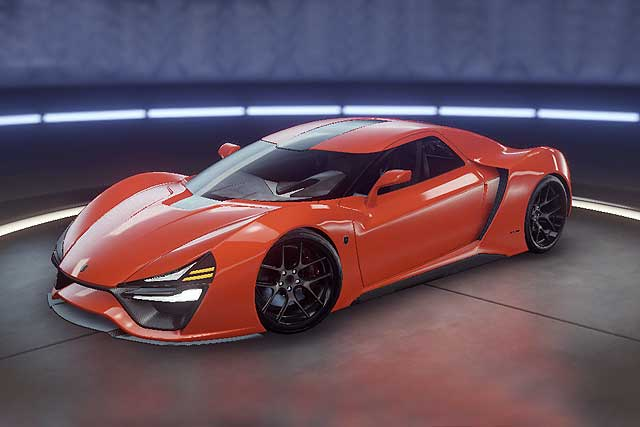
%> input picture Practical 8/Car.jpg, 640 x 427 px
$ octave LineDetection.m   (GNU Octave 9; MATLAB toolbox functions it lacks are replaced by stand-ins)
%> lines starting %> are read from the running program, lines starting %| are printed output that depends on the picture
ip = imread('Car.jpg');
%> ip is the input picture: size 427x640x3 uint8; mean R, G, B 102.7, 80.1, 93.1
mh = [-1, -1, -1, 2, 2, 2, -1, -1, -1]; %horizontal line
hl = abs(imfilter(double(ip),mh));
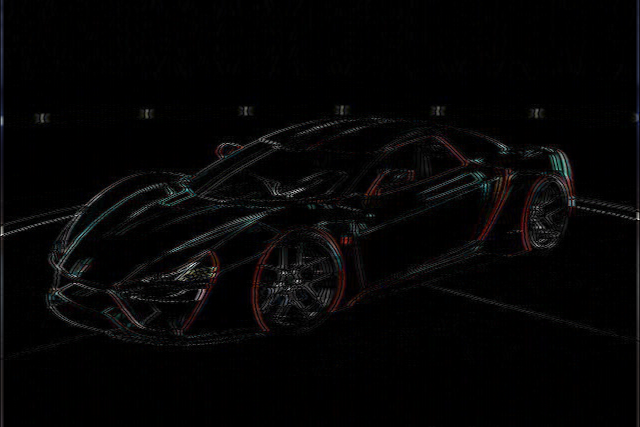
%> hl: size 427x640x3 double; mean R, G, B 25.1, 23.4, 24.2; drawn with min black and max white
mv = [-1, 2, -1, -1, 2, -1, -1, 2, -1]; %vertical line
vl = abs(imfilter(double(ip),mv));
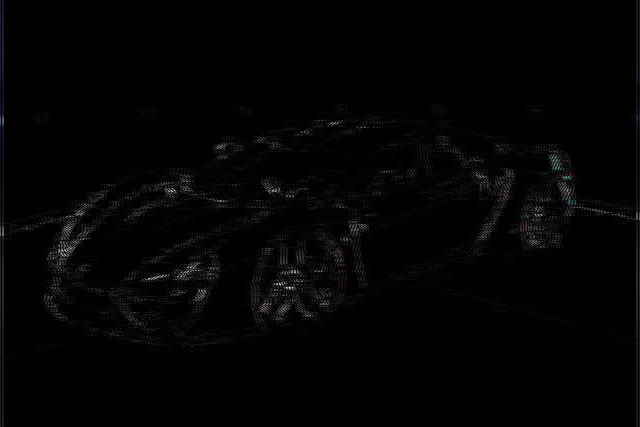
%> vl: size 427x640x3 double; mean R, G, B 9.4, 9.2, 9.5; drawn with min black and max white
m45 = [2, -1, -1, -1, 2, -1, -1, -1, 2]; %+45
l45 = abs(imfilter(double(ip),m45));
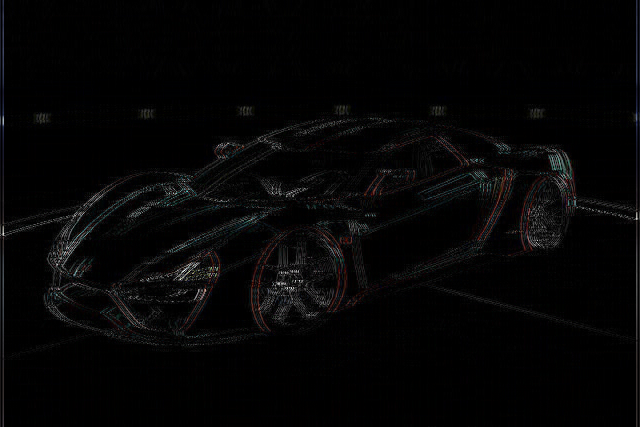
%> l45: size 427x640x3 double; mean R, G, B 15.4, 14.8, 15.3; drawn with min black and max white
m_45 = [-1, -1, 2, -1, 2, -1, 2, -1, -1];   %-45
lm45 = abs(imfilter(double(ip), m_45));
imshow(ip), title('Input Image');

subplot(2,3,1), imshow(ip), title("original image");
subplot(2,3,2), imshow(hl), title("Horizontal Line Detection");
%> after `imshow(hl)`:
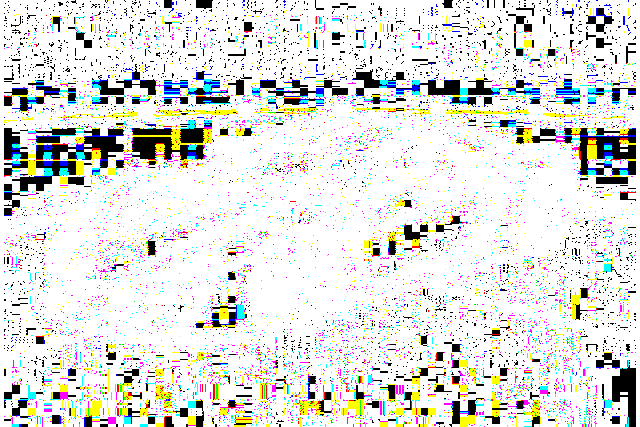
%> displayed picture: size 427x640x3, on the screen's scale of 0 to 255; mean R, G, B 222.3, 222.9, 220.1
subplot(2,3,3), imshow(vl), title("Vertical Line Detection");
%> after `imshow(vl)`:
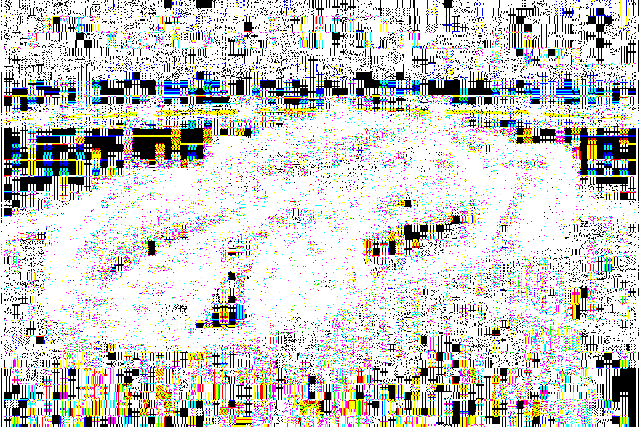
%> displayed picture: size 427x640x3, on the screen's scale of 0 to 255; mean R, G, B 202.5, 202.3, 199.8
subplot(2,3,4), imshow(l45), title("+45 Degree Line Detection");
%> after `imshow(l45)`:
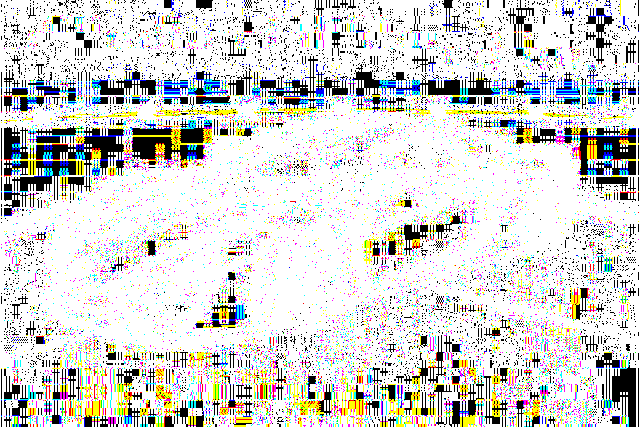
%> displayed picture: size 427x640x3, on the screen's scale of 0 to 255; mean R, G, B 211.1, 211, 208.1
subplot(2,3,6), imshow(lm45), title("-45 Degree Line Detection");
%> after `imshow(lm45)`:
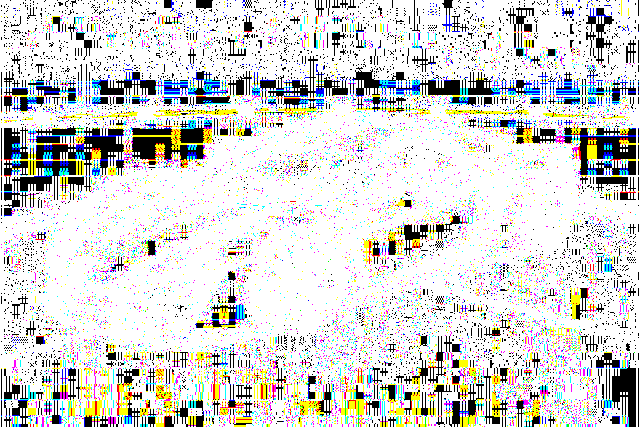
%> displayed picture: size 427x640x3, on the screen's scale of 0 to 255; mean R, G, B 212, 212.2, 209.7
